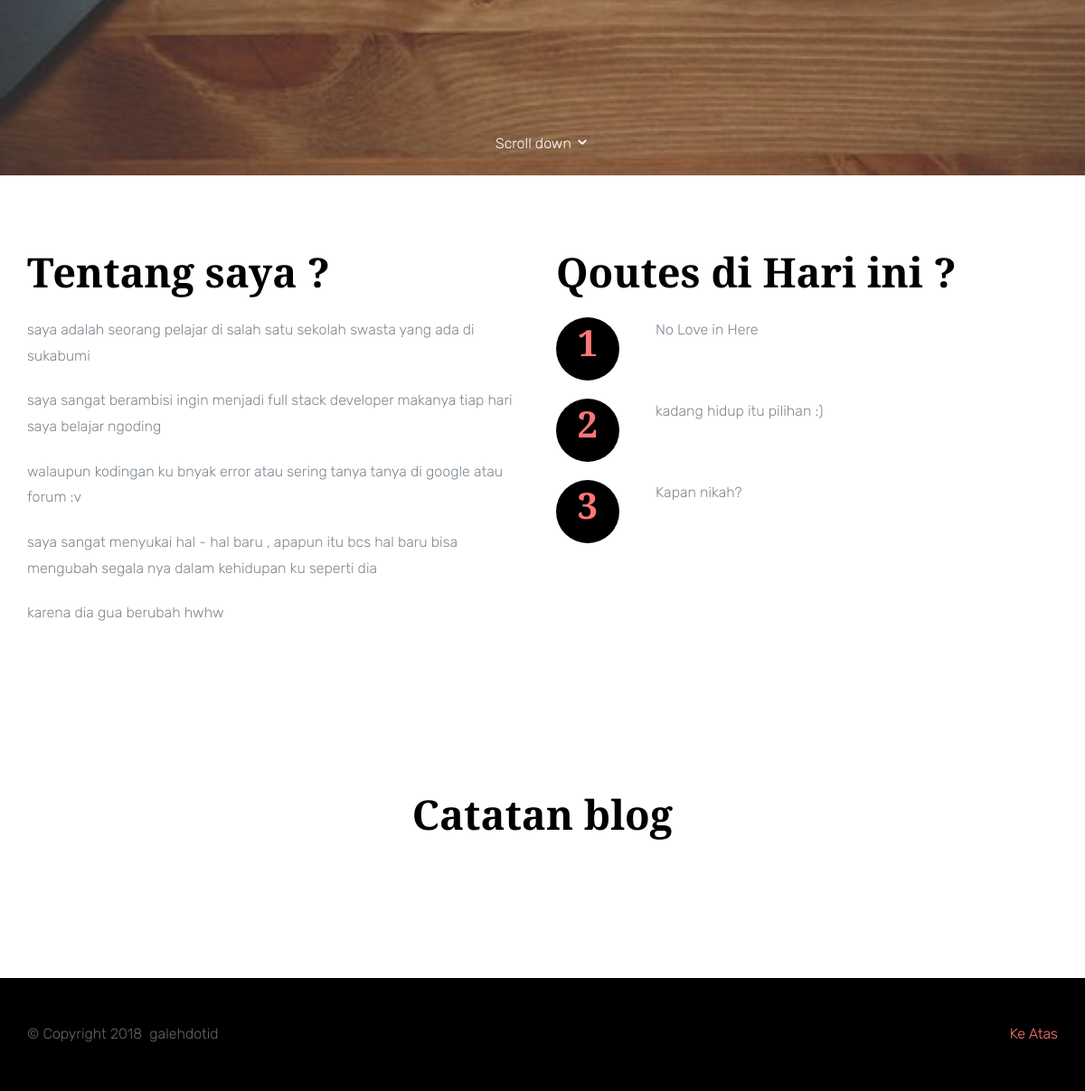
Before: / (lower part) with the older database file.
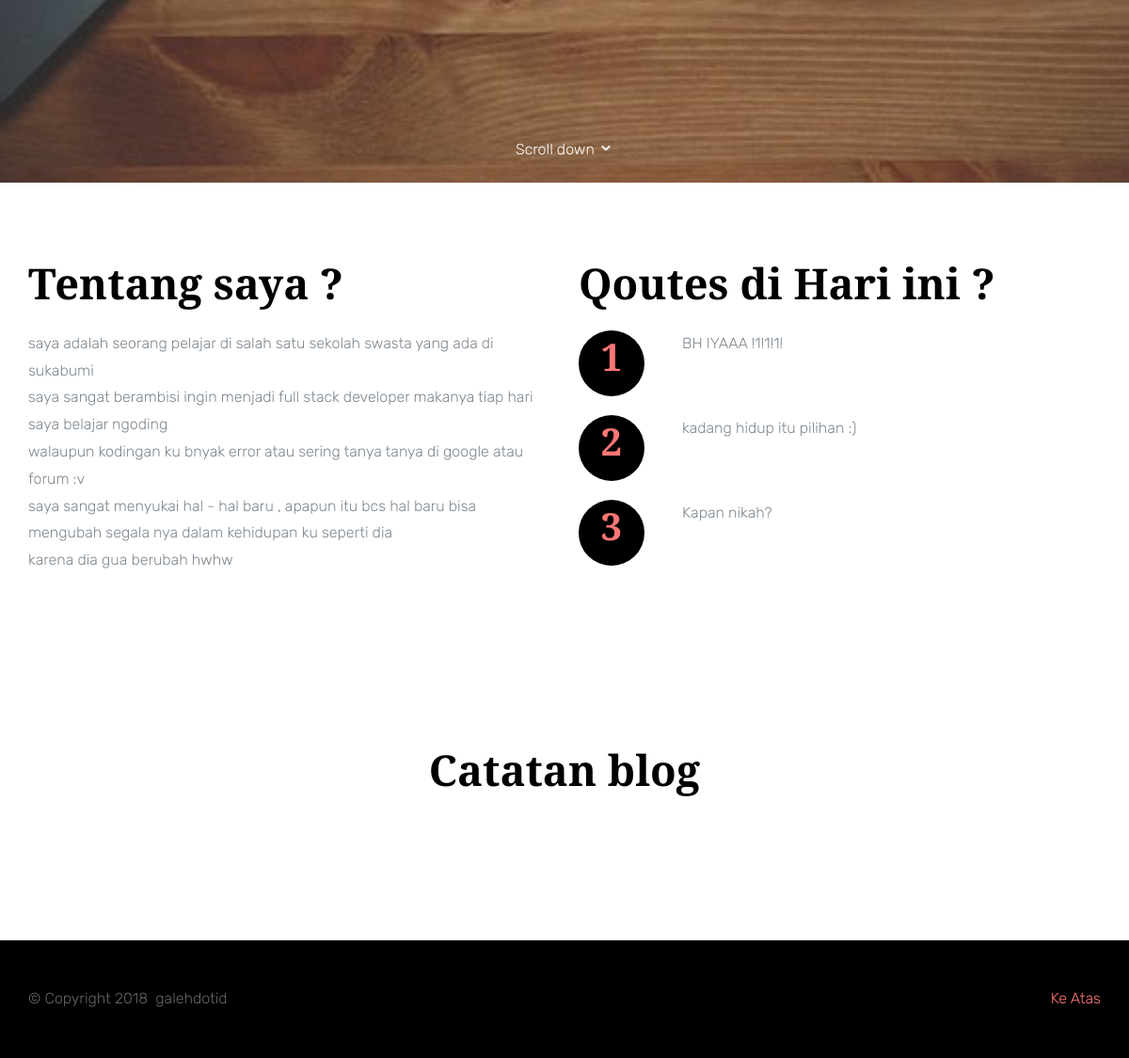
After: the same page with the newer database file.
### tables this page shows
CREATE TABLE `profile` (
  `id` int(11) NOT NULL,
  `judul` varchar(50) NOT NULL,
  `isi` varchar(20000) NOT NULL
);

CREATE TABLE `qoutes` (
  `id` int(11) NOT NULL,
  `isi` varchar(100) NOT NULL
);

### application/controllers/Home.php (called while the page is built, shortened)
<?php
class Home extends CI_Controller {
	public function index()
	{
		$data = [
            'profile' => $this->db->get('profile')->result_object(),
            'qoutes' => $this->db->get('qoutes')->result_object() ,
            'blog' => $this->db->order_by('id', 'DESC')->limit(3)->get('blog')->result_object(),
            'blogs' => $this->db->order_by('id', 'DESC')->limit(1)->get('blog')->result_object()
		];
		$this->load->view('home/index', $data);
	}
}

### index.php (called while the page is built, shortened)
<?php
require_once BASEPATH.'core/CodeIgniter.php';

### application/views/home/index.php (the view, shortened to what this page needs)
<?php include 'layout/header.php';?>
  <section class="probootstrap-intro" style="background-image: url(<?php echo base_url()?>assets/frontend/img/1.jpg);" data-stellar-background-ratio="0.5">
    <span class="probootstrap-animate"><a class="probootstrap-scroll-down js-next" href="#next-section">Scroll down <i class="icon-chevron-down"></i></a></span>
  </section>
  <main>
    <section id="next-section" class="probootstrap-section">
      <div class="container">
        <div class="row">
          <div class="col-md-6">
            <?php foreach($profile as $row){?>
            <h2 class="mt0"><?php echo $row->judul ?></h2>
            <p><?php echo $row->isi ?></p>
            <?php } ?>
          </div>
          <div class="col-md-6">
            <h2 class="mt0">Qoutes di Hari ini ?</h2>
            <ul class="probootstrap-steps">
              <?php foreach($qoutes as $row){?>
              <li>
                <span class="number"><i><?php echo $row->id ?></i></span>
                <span class="text"><?php echo $row->isi ?></span>
              </li>
              <?php } ?>
            </ul>
          </div>
        </div>
      </div>
    </section>
    <section class="probootstrap-section">
      <div class="container">
        <div class="row">
          <div class="col-md-12 text-center mb50">
            <h2 class="mt0">Catatan blog</h2>
          </div>
        </div>
        <div class="row">
          <div class="col-md-6">
          </div>
        </div>
      </div>
    </section>
  </main>
  <?php include 'layout/footer.php';?>

### application/views/home/layout/header.php (shortened to what this page needs)
<!DOCTYPE html>
<html lang="en">
  <head>
    <link rel="stylesheet" href="<?php echo base_url()?>assets/frontend/css/styles-merged.css">
    <link rel="stylesheet" href="<?php echo base_url()?>assets/frontend/css/style.min.css">
    <link rel="stylesheet" href="<?php echo base_url()?>assets/frontend/css/custom.css">
  </head>
  <body>

### application/views/home/layout/footer.php (shortened to what this page needs)
<footer class="probootstrap-footer">
     <div class="container">
       <div class="row">
         <div class="col-md-6">
           <p class="mb0">&copy; Copyright <?php echo date('Y');?> &nbsp;galehdotid</p>
         </div>
         <div class="col-md-6">
           <p class="mb0 probootstrap-back-to-top"><a href="#" class="js-backtotop">Ke Atas</a></p>
         </div>
       </div>
     </div>
  </footer>
  </body>
</html>

Changed rows visible on the page:
changed qoutes id 1: isi "No Love in Here" → "BH IYAAA !1!1!1!"
